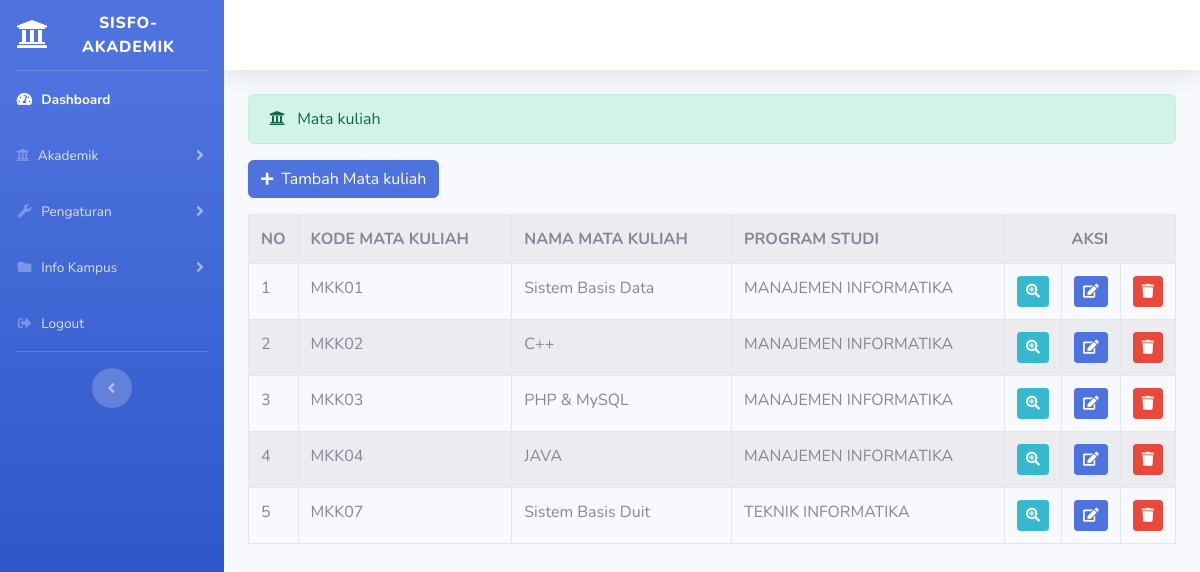
/index.php/administrator/matakuliah, run on the app's committed database.
### tables this page shows
CREATE TABLE `matakuliah` (
  `kode_matakuliah` varchar(10) NOT NULL,
  `nama_matakuliah` varchar(35) NOT NULL,
  `sks` int(5) NOT NULL,
  `semester` int(10) NOT NULL,
  `nama_prodi` varchar(50) NOT NULL
);

### application/controllers/administrator/matakuliah.php (called while the page is built, shortened)
<?php
class Matakuliah extends CI_Controller {
	public function index()
	{
        $data['matakuliah'] = $this->matakuliah_model->tampil_data('matakuliah')->result();
        $this->load->view('templates_administrator/header');
        $this->load->view('templates_administrator/sidebar');
        $this->load->view('administrator/matakuliah', $data);
        $this->load->view('templates_administrator/footer');
    }
}

### index.php (called while the page is built, shortened)
<?php
require_once BASEPATH.'core/CodeIgniter.php';

### application/models/matakuliah_model.php (called while the page is built, shortened)
<?php
class Matakuliah_model extends CI_Model {
    public function tampil_data($table)
    {
        return $this->db->get($table);
    }
}

### application/views/administrator/matakuliah.php (the view, shortened to what this page needs)
<div class="container-fluid">
    <div class="alert alert-success" role="alert">
    <i class="fas fa-university mr-2"></i> Mata kuliah
    </div>
    <?= anchor('administrator/matakuliah/tambah_matakuliah', '<button class="btn btn-primary"><i class="fas fa-plus fa-sm mr-2"></i>Tambah Mata kuliah</button>'); ?>
    <table class="table table-bordered table-striped table-hover mt-3">
        <tr>
            <th>NO</th>
            <th>KODE MATA KULIAH</th>
            <th>NAMA MATA KULIAH</th>
            <th>PROGRAM STUDI</th>
            <th colspan="3" class="text-center">AKSI</th>
        </tr>
        <?php $no = 1; ?>
        <?php foreach ($matakuliah as $mk) : ?>
            <tr>
                <td width="20px"><?= $no ?></td>
                <td><?= $mk->kode_matakuliah ?></td>
                <td><?= $mk->nama_matakuliah ?></td>
                <td><?= $mk->nama_prodi ?></td>
                <td width="20px"><?= anchor('administrator/matakuliah/detail/'.$mk->kode_matakuliah, '<div class="btn btn-sm btn-info"><i class="fa fa-search-plus"><i></div>'); ?></td>
                <td width="20px"><?= anchor('administrator/matakuliah/update/'.$mk->kode_matakuliah, '<div class="btn btn-sm btn-primary"><i class="fa fa-edit"><i></div>'); ?></td>
                <td width="20px"><?= anchor('administrator/matakuliah/delete/'.$mk->kode_matakuliah, '<div class="btn btn-sm btn-danger"><i class="fa fa-trash"><i></div>'); ?></td>
            </tr>
            <?php $no++; ?>
        <?php endforeach; ?>
    </table>
</div>

### data on the page
matakuliah: kode_matakuliah "MKK01", nama_matakuliah "Sistem Basis Data", nama_prodi "MANAJEMEN INFORMATIKA"
matakuliah: kode_matakuliah "MKK02", nama_matakuliah "C++", nama_prodi "MANAJEMEN INFORMATIKA"
matakuliah: kode_matakuliah "MKK03", nama_matakuliah "PHP & MySQL", nama_prodi "MANAJEMEN INFORMATIKA"
matakuliah: kode_matakuliah "MKK04", nama_matakuliah "JAVA", nama_prodi "MANAJEMEN INFORMATIKA"
matakuliah: kode_matakuliah "MKK07", nama_matakuliah "Sistem Basis Duit", nama_prodi "TEKNIK INFORMATIKA"
